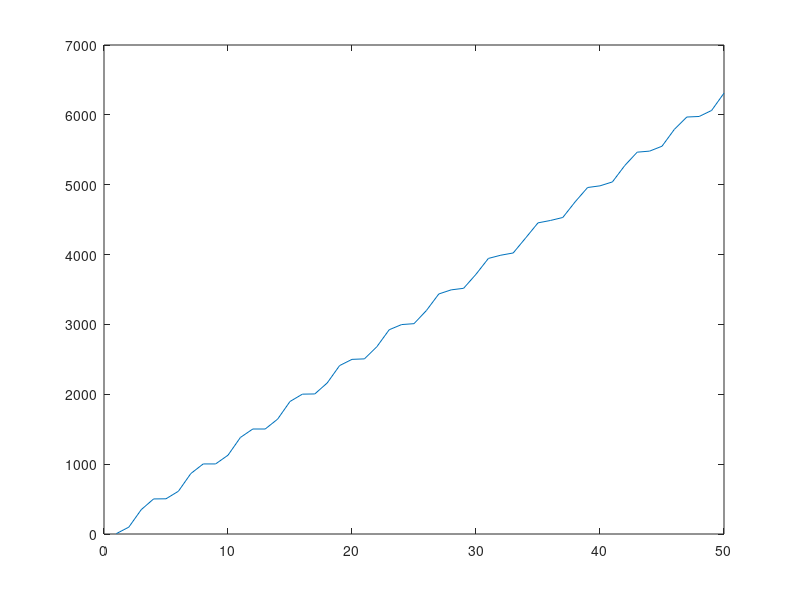
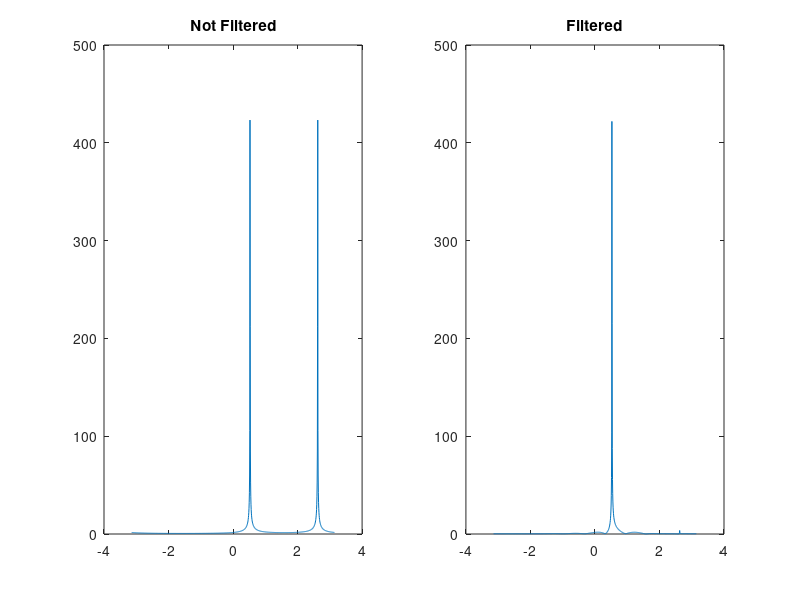
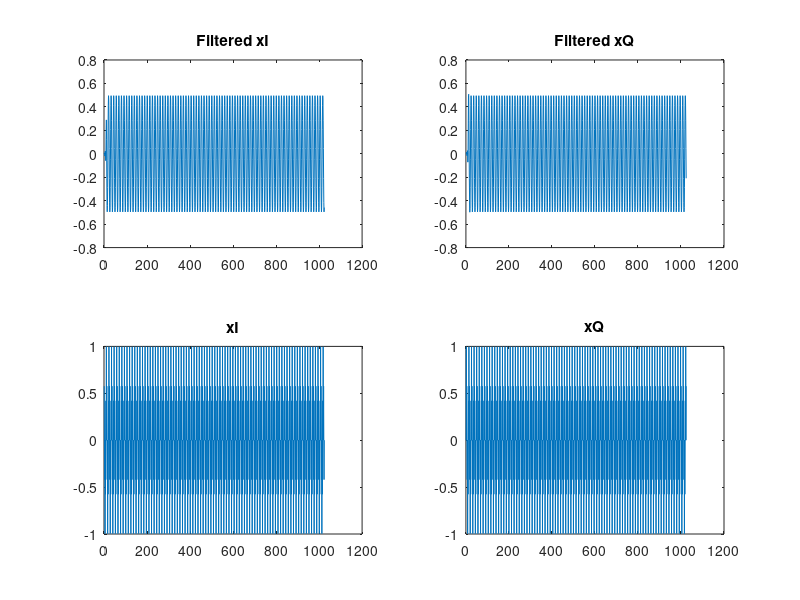

The MATLAB script that drew these images, in order:
%% IF
w = 2*pi*5e6;
RIF = 575;
XIF = 3.39e3; CIF = 1/(w*XIF);
RL = 200;

n = RIF/RL;
Q = sqrt(n-1);
Xc = RIF/Q;
C = 1/(w*Xc);
C3 = C-CIF
XL = RL*Q;
L2 = XL/(2*w)

RL = 50;
L11 = sqrt(RL*RIF)/w
C11 = 1/(w*sqrt(RL*RIF))
%% RF
w = 2*pi*85e6;
RRF = 31.3; XRF = 8.41;
Rs = 50;

n = Rs/RRF;
Q = sqrt(n-1);
Xc = Rs/Q;
C = 1/(w*Xc)
XL = RRF*Q;
Xext = XL-XRF;
Lext = Xext/w;
L = 0.5*Lext

L1 = sqrt(Rs*RRF)/w
C7 = 1/(w*sqrt(Rs*RRF))

%%
N = 1024;
a = [127,0,127,255]-127;
x = repmat(a,1,N/4);


%%

close all

f = 5.25e6;
fs = 1e6;
N = 1024;
t = linspace(0,N/fs,N);
a=127;
x = sin(2*pi*f*t+rand(1)*2*pi)*a;
x(x>127)=127; x(x<-127)=-127;

x = x+a;
x = round(x);
plot(cumsum(x(1:50)))


%%

close all

f = 85.25e6;
fs = 1e6;
N = 1024;
t = linspace(0,N/fs,N);
a=127;
x = sin(2*pi*f*t+rand(1)*2*pi);
% x(x>127)=127; x(x<-127)=-127;

sOdd = [1,0,-1,0];
sEven = [0,-1,0,1];

sOdd = repmat(sOdd,1,N/4);
sEven = repmat(sEven,1,N/4);

xI = x.*sOdd;
xQ = x.*sEven;

b = [-0.002685546875,                                          
0.013641357421875,                                       
 0.00262451171875,                                        
-0.02392578125,                                           
-0.00335693359375,                                        
 0.046600341796875,                                       
 0.004119873046875,                                       
-0.095123291015625,                                       
-0.004608154296875,                                       
 0.31451416015625,                                        
 0.5047607421875,                                         
 0.31451416015625,                                        
-0.004608154296875,                                       
-0.095123291015625,                                       
 0.004119873046875,                                       
 0.046600341796875,                                       
-0.00335693359375,                                        
-0.02392578125,                                           
 0.00262451171875,                                        
 0.013641357421875,                                       
-0.002685546875];

xfI = filter(b,1,xI);
xfQ = filter(b,1,xQ);

X = fftshift(fft(xI+1j*xQ));
Xf = fftshift(fft(xfI+1j*xfQ));
figure
subplot(1,2,1), plot(linspace(-pi,pi,N),abs(X)), title('Not Filtered');
subplot(1,2,2), plot(linspace(-pi,pi,N),abs(Xf)), title('Filtered');
figure
subplot(2,2,1), plot(xfI), title('Filtered xI')
subplot(2,2,2), plot(xfQ), title('Filtered xQ')
subplot(2,2,3), plot(xI), title('xI')
subplot(2,2,4), plot(xQ), title('xQ')